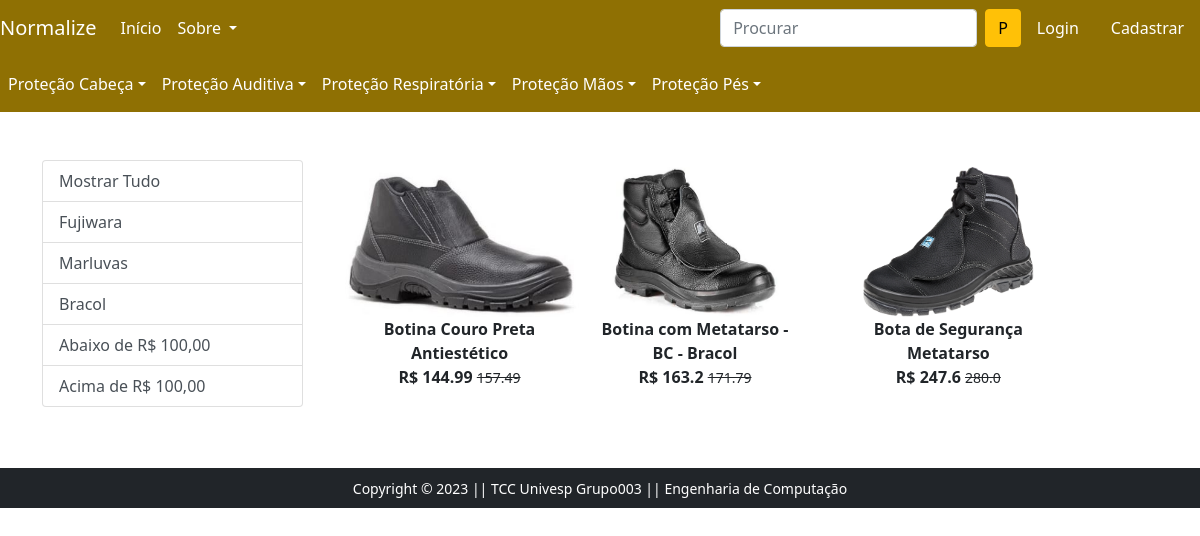
/botinaMetatarso/, run on the app's committed database.
### app/models.py (models this page shows, shortened)
class Product(models.Model):
    title = models.CharField(max_length=100)
    selling_price = models.FloatField()
    discounted_price = models.FloatField()
    description = models.TextField()
    brand = models.CharField(max_length=100)
    category = models.CharField(choices=CATEGORY_CHOICES,max_length=2)
    sub_category = models.TextField()
    product_image = models.ImageField(upload_to='productimg')

### app/views.py (the view)
# urls.py: path('botinaMetatarso/', views.botinaMetatarso, name='botinaMetatarso'),
def botinaMetatarso(request, data=None):
    if data == None:
        botinaMetatarso = Product.objects.filter(category='PP').filter(sub_category='botina-metatarso')
    elif data == 'Fujiwara' or data == 'Marluvas' or data == 'Bracol':
        botinaMetatarso = Product.objects.filter(category='PP').filter(brand=data).filter(sub_category='botina-metatarso')
    elif data == 'abaixo':
        botinaMetatarso = Product.objects.filter(category='PP').filter(sub_category='botina-metatarso').filter(discounted_price__lt=100)
    elif data == 'acima':
        botinaMetatarso = Product.objects.filter(category='PP').filter(sub_category='botina-metatarso').filter(discounted_price__gt=100)
    return render(request, 'app/botinaMetatarso.html',{'botinaMetatarso':botinaMetatarso})

### app/templates/app/botinaMetatarso.html (shortened to what this page needs)
{% extends 'app/base.html' %}
{% load static %}
{% block main-content %}
<div class="container my-5">
 <div class="row">
  <div class="col-sm-3">
    <div class="list-group">
        <a href="{% url 'botinaMetatarso' %}" class="list-group-item
        list-group-item-action" aria-current="true">Mostrar Tudo</a>
        <a href="{% url 'botinaMetatarsodata' 'Fujiwara' %}" class="list-group-item
        list-group-item-action" aria-current="true">Fujiwara</a>
        <a href="{% url 'botinaMetatarsodata' 'Marluvas' %}" class="list-group-item
        list-group-item-action" aria-current="true">Marluvas</a>
        <a href="{% url 'botinaMetatarsodata' 'Bracol' %}" class="list-group-item
        list-group-item-action">Bracol</a>
        <a href="{% url 'botinaMetatarsodata' 'abaixo' %}" class="list-group-item
        list-group-item-action">Abaixo de R$ 100,00</a>
        <a href="{% url 'botinaMetatarsodata' 'acima' %}" class="list-group-item
        list-group-item-action">Acima de R$ 100,00</a>
    </div>
  </div>
  <div class="col-sm-8">
    <div class="row">
        {% for product in botinaMetatarso %}
        <div class="col-sm-4 text-center mb-4">
            <a href="{% url 'product-detail' product.id %}" class="btn">
                <div class="item">
                    <img src="{{product.product_image.url}}" alt="" height="150" class="">
                    <div class="fw-bold">{{product.title}}</div>
                    <div class="fw-bold">R$ {{product.discounted_price}}
                    <small class="fw-light text-decoration-line-through">{{product.selling_price}}</small></div>
                </div>
            </a>
        </div>
        {% endfor %}
    </div>
  </div>
 </div>
</div>
{% endblock main-content %}

### data on the page
Product: product_image (picture), title "Botina Couro Preta Antiestético", discounted_price "144.99", selling_price "157.49"
Product: product_image (picture), title "Botina com Metatarso - BC - Bracol", discounted_price "163.2", selling_price "171.79"
Product: product_image (picture), title "Bota de Segurança Metatarso", discounted_price "247.6", selling_price "280.0"
